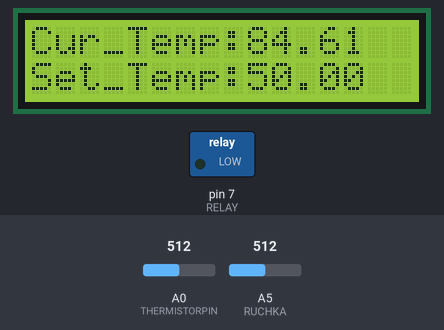
A sketch run on a simulated Arduino Uno, built with avr-gcc and run on an emulated ATmega328P. Parts: 16×2 character LCD, switched loads named in the sketch (green lamp = pin HIGH). The test bench sets the inputs (shaded band); at power-on: A0 (THERMISTORPIN) = 512, A5 (RUCHKA) = 512. What the sketch prints to the serial monitor is not drawn.

Above: at 1.2 s.
1.3 s: A0 (THERMISTORPIN) set to 716
At 1.91 s:
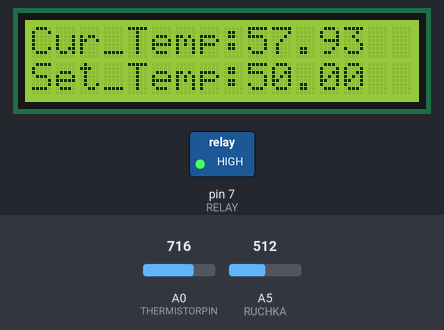
4.3 s: A5 (RUCHKA) set to 490
At 5.8 s:
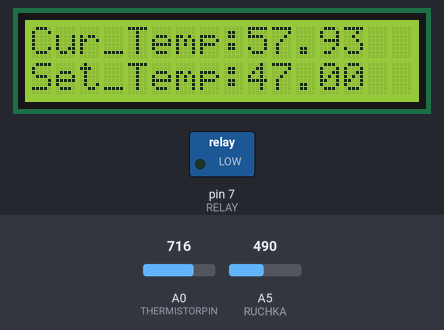
6.4 s: A5 (RUCHKA) set to 510
At 7.4 s:
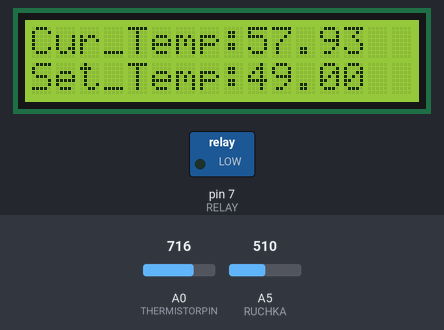
9.4 s: A0 (THERMISTORPIN) set to 783
At 11.1 s:
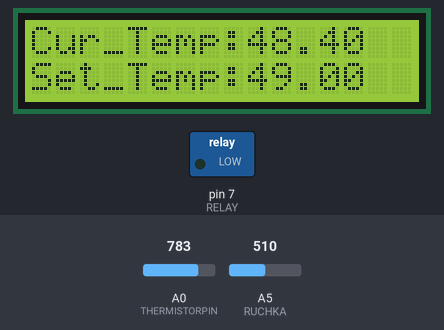
11.3 s: A0 (THERMISTORPIN) set to 804
At 12.9 s:
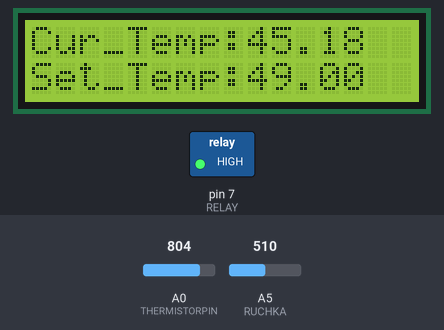
13.5 s: A5 (RUCHKA) set to 476
At 15.4 s:
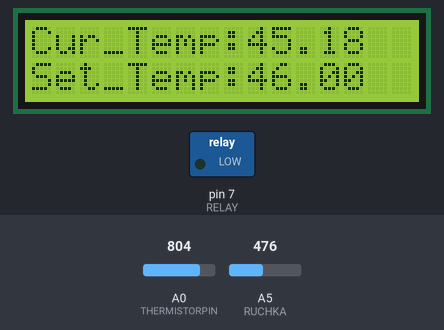
Timing chart, 0 to 16.4 s (numbered marks = the images above; inputs shaded):
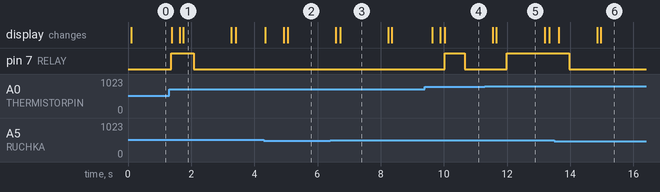

The sketch:

sketch2.ino
```cpp
#include "GyverRelay.h"
#include <LiquidCrystal.h>
//---------------------Thermistor---------------------
//pin for Thermistor
#define THERMISTORPIN A0
// сопротивление при 25 градусах по Цельсию
#define THERMISTORNOMINAL 85000
// temp. для номинального сопротивления (практически всегда равна 25 C)
#define TEMPERATURENOMINAL 24
// сколько показаний используем для определения среднего значения
#define NUMSAMPLES 8
// бета коэффициент термистора (обычно 3000-4000)
#define BCOEFFICIENT 3750
// сопротивление второго резистора
#define SERIESRESISTOR 10000
//---------------------Thermistor---------------------
//---------------------Relay---------------------
#define RELAY 7
//---------------------Relay---------------------
GyverRelay regulator(REVERSE);


//---------------------RUCHKA---------------------
#define RUCHKA A5
//---------------------RUCHKA---------------------
//---------------------DISPLAY---------------------
constexpr uint8_t PIN_RS = 12;
constexpr uint8_t PIN_EN = 11;
constexpr uint8_t PIN_DB4 = 5;
constexpr uint8_t PIN_DB5 = 4;
constexpr uint8_t PIN_DB6 = 3;
constexpr uint8_t PIN_DB7 = 2;
LiquidCrystal lcd(PIN_RS, PIN_EN, PIN_DB4, PIN_DB5, PIN_DB6, PIN_DB7);
//---------------------DISPLAY---------------------

int samples[NUMSAMPLES];
float set_temp = 70;
float hyster = 2;
int ruchka_resist = 0;
int counter = 0;

void setup(void) {
Serial.begin(9600);
analogReference(EXTERNAL);
pinMode(RELAY, OUTPUT);

regulator.k = 3;
regulator.hysteresis = hyster;

lcd.begin(16, 2);
lcd.setCursor(0, 0);

}

void loop(void) {
  counter++;
  float temp = getTemp();
  Serial.print("Temperature ");
  Serial.print(temp);
  Serial.println(" *C");
  regulator.input = temp;
  static uint32_t tmr;
    if (millis() - tmr > 500) {
      tmr = millis();
      regulator.input = getTemp()+3; // сообщаем регулятору текущую температуру
      if(set_temp == 99) regulator.input = getTemp();
      digitalWrite(RELAY, regulator.getResult());   // отправляем на реле (ОС работает по своему таймеру)
    }
  //digitalWrite(RELAY, regulator.getResult());
  ruchka_resist = analogRead(RUCHKA);
  set_temp = map(ruchka_resist, 0,1024,0,100);
  regulator.setpoint = set_temp;
  Serial.print("Ruchka: ");
  Serial.println(set_temp);

  lcd.setCursor(0,0);
  lcd.print("Cur_Temp:");
  lcd.print(temp);
  lcd.setCursor(0,1);
  lcd.print("Set_Temp:");
  lcd.print(set_temp);
  delay(250);
  //lcd.clear();
  if(counter > 4){
    lcd.clear();
    lcd.begin(16, 2);
    lcd.setCursor(0, 0);
    counter = 0;
}
}

float getTemp() {
  uint8_t i;
  float average;
  // сводим показания в вектор с небольшой задержкой между снятием показаний
  for (i=0; i< NUMSAMPLES; i++) {
    samples[i] = analogRead(THERMISTORPIN);
    delay(5);
  }
  // рассчитываем среднее значение
  average = 0;
  for (i=0; i< NUMSAMPLES; i++) {
    average += samples[i];
  }
  average /= NUMSAMPLES;

  // конвертируем значение в сопротивление
  average = 1023 / average - 1;
  average = SERIESRESISTOR / average;

  float steinhart;
  steinhart = average / THERMISTORNOMINAL; // (R/Ro)
  steinhart = log(steinhart); // ln(R/Ro)
  steinhart /= BCOEFFICIENT; // 1/B * ln(R/Ro)
  steinhart += 1.0 / (TEMPERATURENOMINAL + 273.15); // + (1/To)
  steinhart = 1.0 / steinhart; // инвертируем
  steinhart -= 273.15; // конвертируем в градусы по Цельсию
  return steinhart;
}
```

Measured:
- the behaviour switches between 792 and 793 on A0 (THERMISTORPIN) (found by bisection; images 4 and 5)
- the behaviour switches between 492 and 491 on A5 (RUCHKA) (found by bisection; images 5 and 6)
- after the input at 1.3 s, pin 7 (RELAY): LOW → HIGH after 0.08 s, → LOW 0.70 s later; the display: first changes after 0.08 s (image 1 shows a later state)
- after the input at 4.3 s, the display: changes after 0.05 s (image 2)
- after the input at 6.4 s, the display: first differs from a run without the input after 0.33 s (image 3)
- after the input at 9.4 s, pin 7 (RELAY): LOW → HIGH after 0.63 s, → LOW 0.64 s later; the display: changes after 0.23 s (image 4)
- after the input at 11.3 s, pin 7 (RELAY): LOW → HIGH after 0.70 s; the display: first differs from a run without the input after 0.37 s (image 5)
- after the input at 13.5 s, pin 7 (RELAY): HIGH → LOW after 0.47 s; the display: changes after 0.14 s (image 6)
